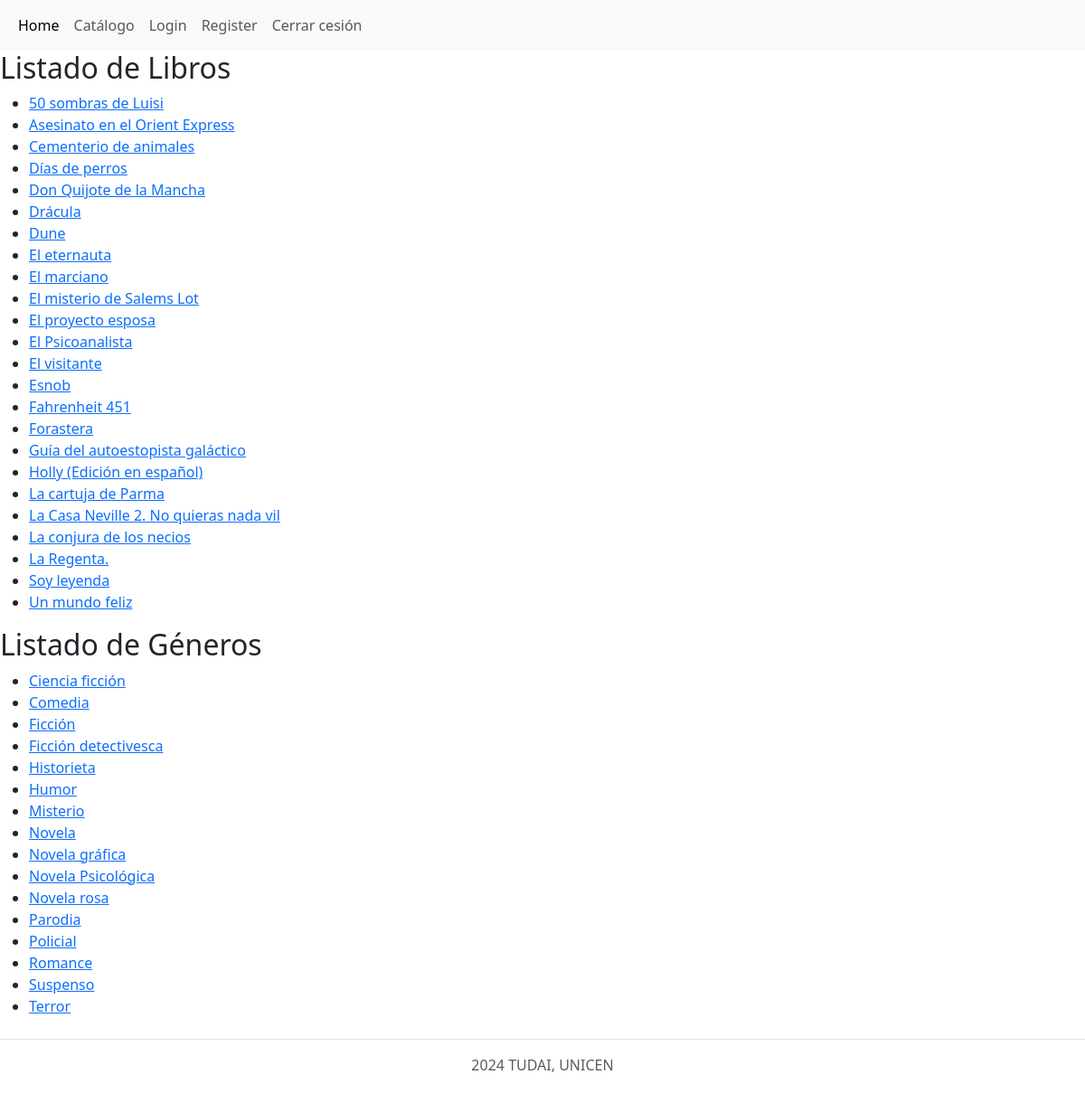
Screenshot of /catalogue (signed in) with the database file from the repository.
### tables this page shows
CREATE TABLE `libro` (
  `id` int(11) NOT NULL,
  `nombre` varchar(60) NOT NULL,
  `autor` varchar(60) NOT NULL,
  `editorial` varchar(60) DEFAULT NULL,
  `genero` varchar(60) NOT NULL,
  `ID_genero` int(11) NOT NULL,
  `ID_genero2` int(11) DEFAULT NULL,
  `ID_genero3` int(11) DEFAULT NULL,
  `stock` int(11) NOT NULL
);

### app/views/catalogue.view.php (called while the page is built, shortened)
<?php
class CatalogueView {
    public function showCatalogue($catalogue, $genres) {
        require 'templates/catalogue.phtml';
    }
}

### app/models/catalogue.model.php (called while the page is built, shortened)
<?php
class CatalogueModel {
    private $db;
    public function __construct() {
        $this->db = new PDO('mysql:host=localhost;dbname=tpe-web-2;charset=utf8', 'root', '');
    }
    public function getCatalogue() {
        $query = $this->db->prepare('SELECT * FROM libro ORDER BY nombre ASC');
        $query->execute();
        $catalogue = $query->fetchAll(PDO::FETCH_OBJ);
        return $catalogue;
    }
    public function getGenres() {
        $query = $this->db->prepare('SELECT * FROM géneros ORDER BY nombre ASC');
        $query->execute();
        $genres = $query->fetchAll(PDO::FETCH_OBJ);
        return $genres;
    }
}

### templates/catalogue.phtml (the view, shortened to what this page needs)
<?php require 'templates/layout/header.phtml' ?>
<h2>Listado de Libros</h2>
<ul>
    <?php foreach($catalogue as $book): ?>
        <li> <a href="book/<?php echo $book->id ?>"> <?php echo $book->nombre ?> </a> </li>
    <?php endforeach ?>
</ul>
<h2>Listado de Géneros</h2>
<ul>
    <?php foreach($genres as $genre): ?>
        <li> <a href="genre/<?php echo $genre->id ?>"> <?php echo $genre->nombre ?> </a> </li>
    <?php endforeach ?>
</ul>
<?php require 'templates/layout/footer.phtml' ?>

### router.php (shortened to what this page needs)
<?php
require_once 'app/controllers/catalogue.controller.php';
$action = 'home';
if (!empty( $_GET['action'])) {
    $action = $_GET['action'];
}
$params = explode('/', $action);
switch($params[0]) {
    case 'catalogue':
        $controller = new CatalogueController();
        $controller->showCatalogue();
        break;
}

### app/controllers/catalogue.controller.php (shortened to what this page needs)
<?php
require_once 'app/models/catalogue.model.php';
require_once 'app/views/catalogue.view.php';
class CatalogueController {
    private $model;
    private $view;
    public function __construct() {
        $this->model = new CatalogueModel();
        $this->view = new CatalogueView();
    }
    public function showCatalogue() {
        if(isset($_SESSION['ID_USER'])) {
            $catalogue = $this->model->getCatalogue();
            $genres = $this->model->getGenres();
            return $this->view->showCatalogue($catalogue, $genres);
        } else {
            header ('location: '. BASE_URL . 'showLogin');
        }
    }
}

### templates/layout/header.phtml (shortened to what this page needs)
<!DOCTYPE html>
<html lang="en">
<head>
    <link href="https://cdn.jsdelivr.net/npm/bootstrap@5.3.3/dist/css/bootstrap.min.css" rel="stylesheet">
    <link rel="stylesheet" href="/css/style.css">
</head>
<body>
    <header>
        <nav class="navbar navbar-expand-lg bg-body-tertiary">
            <div class="container-fluid">
                <div class="collapse navbar-collapse" id="navbarNav">
                    <ul class="navbar-nav">
                        <li class="nav-item">
                            <a class="nav-link active" aria-current="page" href="<?php echo BASE_URL . 'home' ?>">Home</a>
                        </li>
                        <li class="nav-item">
                            <a class="nav-link" href="<?php echo BASE_URL . 'catalogue' ?>">Catálogo</a>
                        </li>
                        <li class="nav-item">
                            <a class="nav-link" href="<?php echo BASE_URL . 'showLogin' ?>">Login</a>
                        </li>
                        <li class="nav-item">
                            <a class="nav-link" href="<?php echo BASE_URL . 'showRegister' ?>">Register</a>
                        </li>
                        <?php if(isset($_SESSION['ID_USER'])): ?>
                            <li class="nav-item">
                                <a class="nav-link" href="<?php echo BASE_URL . 'logout' ?>"> Cerrar cesión</a>
                            </li>
                        <?php endif ?>
                    </ul>
                </div>
            </div>
        </nav>
    </header>

### templates/layout/footer.phtml (shortened to what this page needs)
    <footer class="d-flex flex-wrap justify-content-center align-items-center py-3 my-4 border-top">
        <div class="align-items-center">
            <span class="text-muted">2024 TUDAI, UNICEN</span>
        </div>
    </footer>
</body>
</html>

### rows the page displays
libro: nombre "50 sombras de Luisi"
libro: nombre "Asesinato en el Orient Express"
libro: nombre "Cementerio de animales"
libro: nombre "Días de perros"
libro: nombre "Don Quijote de la Mancha"
libro: nombre "Drácula"
libro: nombre "Dune"
libro: nombre "El eternauta"
libro: nombre "El marciano"
libro: nombre "El misterio de Salems Lot"
libro: nombre "El proyecto esposa"
libro: nombre "El Psicoanalista"
libro: nombre "El visitante"
libro: nombre "Esnob"
libro: nombre "Fahrenheit 451"
libro: nombre "Forastera"
libro: nombre "Guía del autoestopista galáctico"
libro: nombre "Holly (Edición en español)"
libro: nombre "La cartuja de Parma"
libro: nombre "La Casa Neville 2. No quieras nada vil"
libro: nombre "La conjura de los necios"
libro: nombre "La Regenta."
libro: nombre "Soy leyenda"
libro: nombre "Un mundo feliz"
géneros: nombre "Ciencia ficción"
géneros: nombre "Comedia"
géneros: nombre "Ficción"
géneros: nombre "Ficción detectivesca"
géneros: nombre "Historieta"
géneros: nombre "Humor"
géneros: nombre "Misterio"
géneros: nombre "Novela"
géneros: nombre "Novela gráfica"
géneros: nombre "Novela Psicológica"
géneros: nombre "Novela rosa"
géneros: nombre "Parodia"
géneros: nombre "Policial"
géneros: nombre "Romance"
géneros: nombre "Suspenso"
géneros: nombre "Terror"
